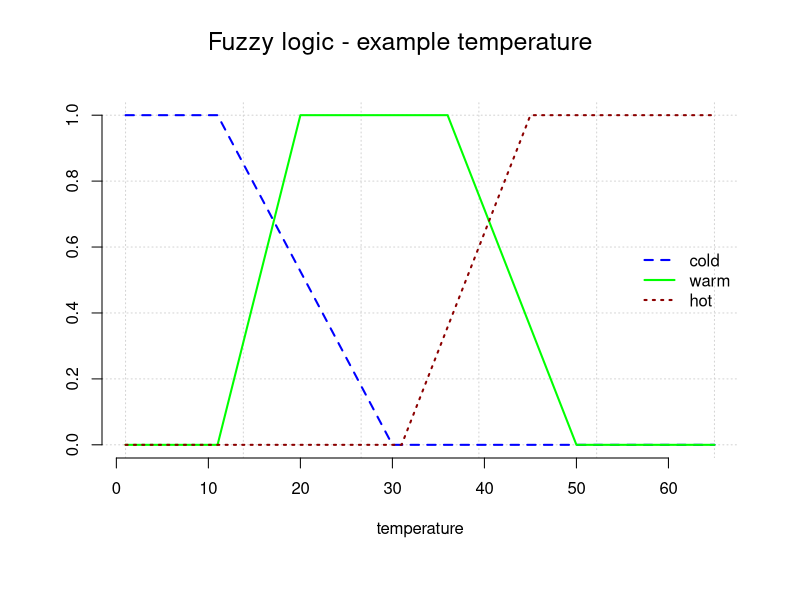

Recreate this plot in R.
# file:
# ptII_qual_Boole_fuzzy-logic.r

# location:
# chap. 12 [12.7]
# Fuzzy Logic

# example fuzzy logic temperature measurement
cold <- c(rep(1,10),seq(1,0,length=20),rep(0,35))
length(cold)
warm <- c(rep(0,10),seq(0,1,length=10),rep(1,15),seq(1,0,length=15),rep(0,15))
length(warm)
hot <- c(rep(0,30),seq(0,1,length=15),rep(1,20))
length(hot)

par(oma=c(2,1,1,1), "cex.axis"=1, bty="l")
plot(cold, type="l", bty="n", col="blue", pre.plot=grid(), lwd=2, xlab="temperature", ylab="", lty=2)
lines(warm, col="green", lwd=2)
lines(hot, col="darkred", lwd=2, lty=3)
lnames <- c("cold","warm","hot")
colos <- c("blue","green","darkred")
legend("right",legend=lnames, col=colos, lty=c(2,1,3), lwd=2, bty="n")
mtext(expression(paste("Fuzzy logic - example temperature")),outer=TRUE,line=-2,cex=1.5, side=3)


